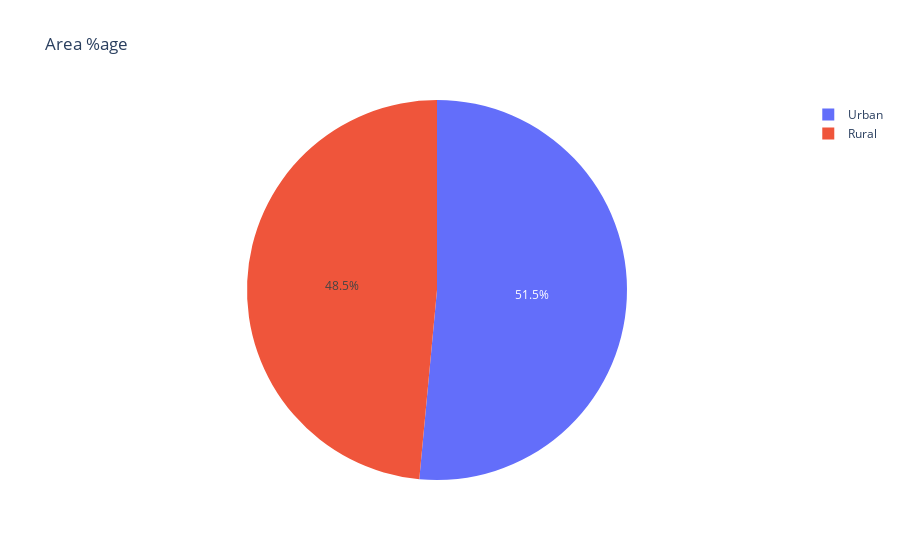

The cell this chart's notebook holds for it:
### Code cell
px.pie(df,names=df['Area'].value_counts().keys(),values=df['Area'].value_counts(),color=df['Area'].value_counts().keys(),
       title='Area %age')

### Figure 1 — Plotly figure (JSON) as saved in the notebook; plotly's stock layout.template omitted (floating-point values rounded to 4 significant figures)
{"data": [{"customdata": [["Urban"], ["Rural"]], "domain": {"x": [0, 1], "y": [0, 1]}, "hovertemplate": "label=%{label}<br>value=%{value}<br>color=%{customdata[0]}<extra></extra>", "labels": ["Urban", "Rural"], "legendgroup": "", "marker": {"colors": ["#636efa", "#EF553B"]}, "name": "", "showlegend": true, "type": "pie", "values": [381, 359]}], "layout": {"legend": {"tracegroupgap": 0}, "title": {"text": "Area %age"}}}
